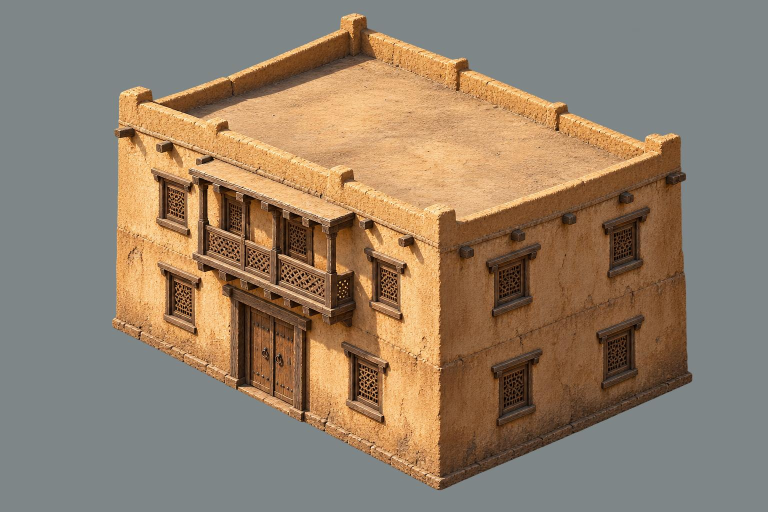
#> input picture assets/default/building-map/xiyu/sources/round2/house_large_qa.jpg, 1536 x 1024 px (shown at 1/2 size)
$ python -i sheet_split.py   (imports and definitions only)
#> lines starting #> are read from the running program, lines starting #| are printed output that depends on the picture; after the words box and inside, x2 and y2 are one past the last pixel; in counts of white or black regions, pixels touching at a corner belong together
#!/usr/bin/env python3
"""Split a three-column rig sheet, key its backdrop, and normalize height.

The implementation deliberately has a dependency-free colour-key path.  A
locally cached BiRefNet session may be selected explicitly, but this command
never downloads model weights as a side effect.
"""
from __future__ import annotations

import argparse
import hashlib
import json
import math
import os
import sys
from pathlib import Path
from typing import Any, Sequence

import numpy as np
from PIL import Image
from scipy import ndimage
from skimage import color

if __package__ in (None, ""):
    sys.path.insert(0, str(Path(__file__).resolve().parents[2]))

KEY_RGB = np.array((230, 225, 216), dtype=np.float32)
VIEW_NAMES = ("front34", "side", "back34")


def sha256_file(path: Path) -> str:
    return hashlib.sha256(path.read_bytes()).hexdigest()


def _edge_background(rgb: np.ndarray) -> np.ndarray:
    h, w = rgb.shape[:2]
    edge = np.concatenate((rgb[: max(2, h // 40)].reshape(-1, 3),
                           rgb[-max(2, h // 40):].reshape(-1, 3),
                           rgb[:, : max(2, w // 80)].reshape(-1, 3),
                           rgb[:, -max(2, w // 80):].reshape(-1, 3)))
    key_distance = np.linalg.norm(edge.astype(np.float32) - KEY_RGB, axis=1)
    candidates = edge[key_distance <= np.percentile(key_distance, 80)]
    return np.median(candidates if len(candidates) else edge, axis=0)


def color_key(image: Image.Image, tolerance: float = 12.0,
              feather: float = 12.0) -> tuple[Image.Image, dict[str, Any]]:
    """Remove edge-connected warm-grey pixels in Lab with a soft edge."""
    rgba = np.asarray(image.convert("RGBA"), dtype=np.uint8).copy()
    rgb = rgba[..., :3]
    background = _edge_background(rgb)
    lab = color.rgb2lab(rgb.astype(np.float32) / 255.0)
    bg_lab = color.rgb2lab((background / 255.0).reshape(1, 1, 3))
    distance = color.deltaE_ciede2000(lab, bg_lab)
    candidate = distance < tolerance + feather
    seeds = np.zeros(candidate.shape, dtype=bool)
    seeds[[0, -1], :] = candidate[[0, -1], :]
    seeds[:, [0, -1]] = candidate[:, [0, -1]]
    labels, _ = ndimage.label(candidate)
    edge_labels = np.unique(labels[seeds])
    connected = np.isin(labels, edge_labels[edge_labels != 0])
    alpha = rgba[..., 3].astype(np.float32)
    alpha[connected & (distance <= tolerance)] = 0.0
    soft = connected & (distance > tolerance)
    alpha[soft] *= np.clip((distance[soft] - tolerance) / feather, 0.0, 1.0)
    rgba[..., 3] = np.rint(alpha).astype(np.uint8)
    rgba[..., :3][rgba[..., 3] == 0] = 0
    return Image.fromarray(rgba, "RGBA"), {
        "method": "lab-color-key",
        "requestedKey": "#E6E1D8",
        "measuredBackground": [round(float(v), 2) for v in background],
        "toleranceDeltaE2000": tolerance, "featherDeltaE2000": feather,
    }


def _cached_birefnet() -> bool:
    roots = (Path.home() / ".u2net", Path.home() / ".cache/rembg",
             Path.home() / ".rembg/models")
    return any(root.exists() and any(root.rglob("*birefnet*")) for root in roots)


def remove_background(image: Image.Image, method: str) -> tuple[Image.Image, dict[str, Any]]:
    if method in {"auto", "birefnet"} and _cached_birefnet():
        try:
            os.environ.setdefault("NUMBA_DISABLE_JIT", "1")
            from rembg import new_session, remove
            session = new_session("birefnet-general-lite")
            result = remove(image.convert("RGB"), session=session)
            return result.convert("RGBA"), {"method": "birefnet-general-lite"}
        except Exception as exc:  # Optional path must not block the colour key.
            if method == "birefnet":
                raise RuntimeError(f"cached BiRefNet failed: {exc}") from exc
    return color_key(image)


def _components(alpha: np.ndarray) -> list[tuple[int, int, int, int, int]]:
    mask = alpha >= 24
    labels, count = ndimage.label(mask)
    records = []
    for label_id in range(1, count + 1):
        ys, xs = np.nonzero(labels == label_id)
        if len(xs) >= mask.size * 0.001:
            records.append((int(xs.min()), int(ys.min()), int(xs.max()) + 1,
                            int(ys.max()) + 1, len(xs)))
    return records


def find_figures(image: Image.Image) -> list[tuple[int, int, int, int]]:
    """Return the three dominant, left-to-right figure bounds."""
    alpha = np.asarray(image.getchannel("A"))
    records = sorted(_components(alpha), key=lambda item: item[4], reverse=True)
    plausible = [item for item in records if item[3] - item[1] >= image.height * 0.55]
    if len(plausible) < 3:
        raise ValueError(f"expected three tall connected figures, found {len(plausible)}")
    main = sorted(plausible[:3], key=lambda item: item[0])
    if any(main[index][2] >= main[index + 1][0] for index in range(2)):
        raise ValueError("three figure components overlap horizontally")
    bounds = []
    for index, record in enumerate(main):
        lo = 0 if index == 0 else (main[index - 1][2] + record[0]) // 2
        hi = image.width if index == 2 else (record[2] + main[index + 1][0]) // 2
        region = alpha[:, lo:hi] >= 24
        ys, xs = np.nonzero(region)
        bounds.append((lo + int(xs.min()), int(ys.min()), lo + int(xs.max()) + 1,
                       int(ys.max()) + 1))
    return bounds


# [62 lines left out: functions shoulder_ratio, infer_views, armpit_clearance, normalize_figure, not called in this run]


def split_sheet(sheet: Path, out_dir: Path, *, height_m: float = 1.70,
                ppm: int = 256, facing: str = "L", method: str = "auto") -> dict[str, Any]:
#> called with out_dir = 'out.png', height_m = 1.7, ppm = 256, facing = 'L', method = 'auto'
    if facing not in {"L", "R"}:
        raise ValueError("facing must be L or R")
    with Image.open(sheet) as opened:
#> opened is the input picture: PIL image 1536x1024 RGB; mean R, G, B 145.5, 127.2, 106.9
        cutout, key_meta = remove_background(opened, method)
#> in color_key, `background = _edge_background(rgb)`: background = [126, 134, 136]
#> in color_key, `lab = color.rgb2lab(rgb.astype(np.float32) / 255.0)`: lab: shape (1024, 1536, 3) float32; mean of channels 0, 1, 2 54.5, 5, 13.9
#> in color_key, `bg_lab = color.rgb2lab((background / 255.0).reshape(1, 1, 3))`: bg_lab = [[55.34, -2.52, -2.08]]
#> in color_key, `distance = color.deltaE_ciede2000(lab, bg_lab)`:
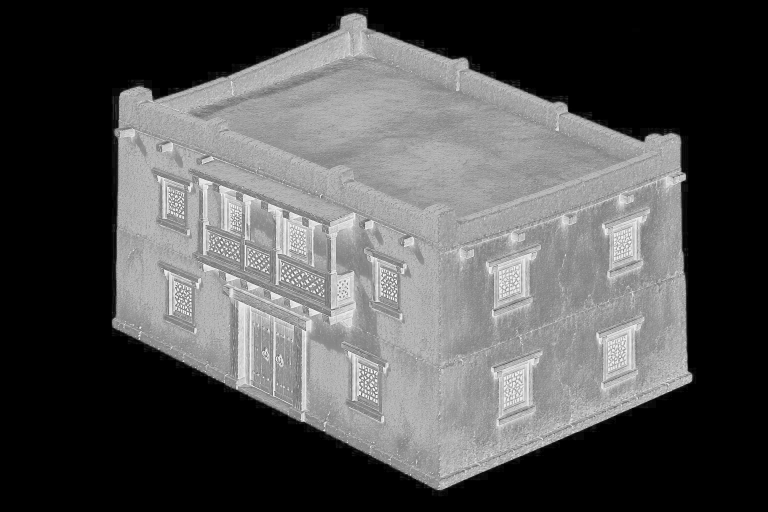
#> distance: shape (1024, 1536) float64 (shown at 1/2 size); min 3.75e-05, max 45.58, mean 14.7; drawn with min black and max white
#> in color_key, `candidate = distance < tolerance + feather`:
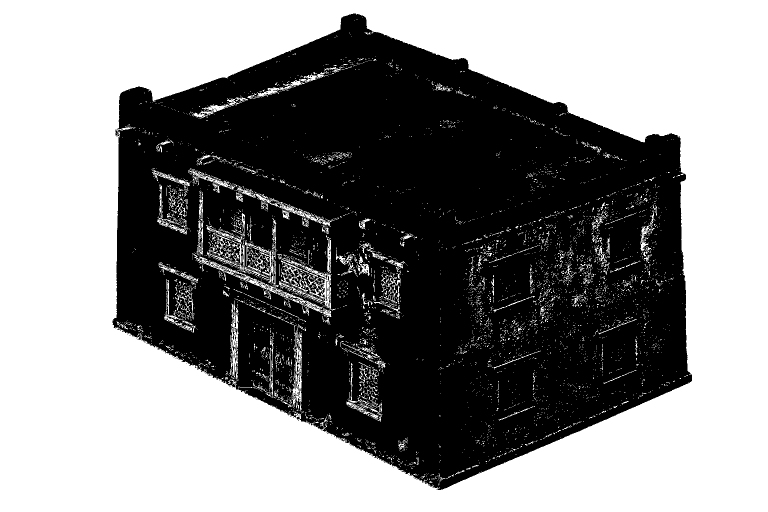
#> candidate: shape (1024, 1536) bool (shown at 1/2 size); 53.7% white; 375 black regions (355 under 20 px), largest, box (x1, y1, x2, y2) and area: (225, 27, 1384, 980) 727422, (462, 543, 493, 556) 109, (592, 745, 598, 776) 54
#> in color_key, `seeds[[0, -1], :] = candidate[[0, -1], :]`: seeds: shape (1024, 1536) bool; 0.2% white in thin lines or dots
#> in color_key, `seeds[:, [0, -1]] = candidate[:, [0, -1]]`:
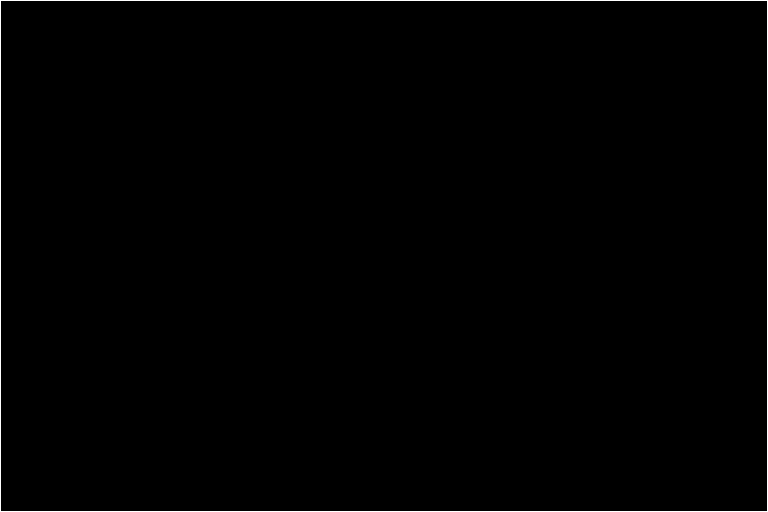
#> seeds: shape (1024, 1536) bool (shown at 1/2 size); 0.33% white in thin lines or dots
#> in color_key, `labels, _ = ndimage.label(candidate)`:
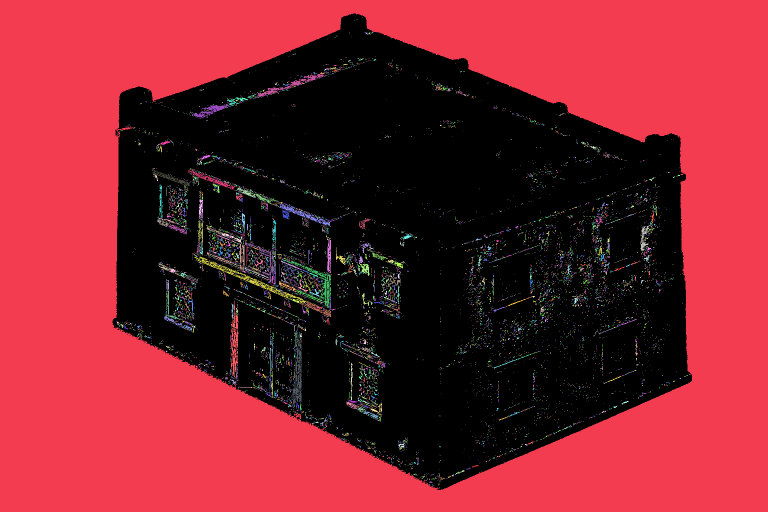
#> labels: shape (1024, 1536) int32 (shown at 1/2 size); 8662 distinct labels, from 0 to 8661; one colour per label, 0 black
#> in color_key, `edge_labels = np.unique(labels[seeds])`: edge_labels = [1]
#> in color_key, `connected = np.isin(labels, edge_labels[edge_labels != 0])`:
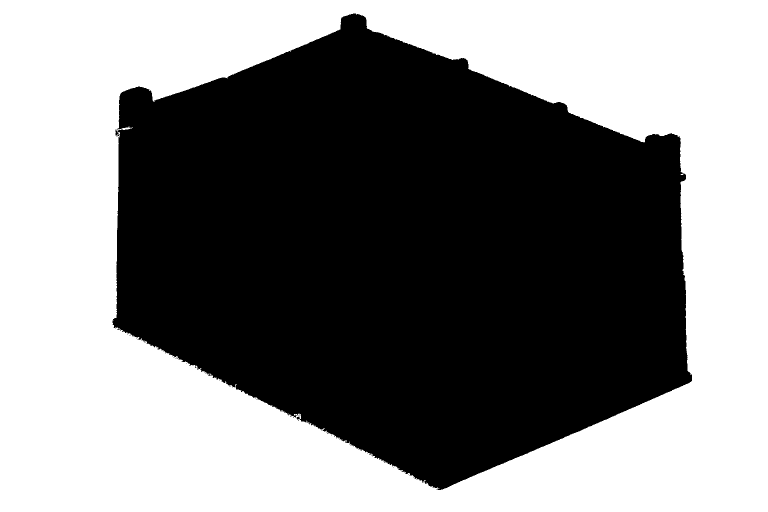
#> connected: shape (1024, 1536) bool (shown at 1/2 size); 50.7% white; 39 black regions (38 under 20 px), largest, box (x1, y1, x2, y2) and area: (225, 27, 1384, 980) 775043
#> in color_key, `alpha = rgba[..., 3].astype(np.float32)`: alpha: shape (1024, 1536) float32; every value is 255
#> in color_key, `alpha[connected & (distance <= tolerance)] = 0.0`: alpha: shape (1024, 1536) float32; 49.6% white; 2 white regions (1 under 20 px), largest, box (x1, y1, x2, y2) and area: (224, 26, 1385, 981) 780479
#> in color_key, `soft = connected & (distance > tolerance)`: soft: shape (1024, 1536) bool; 0.34% white in thin lines or dots, all inside (x1, y1, x2, y2) = (224, 26, 1385, 981)
#> in color_key, `alpha[soft] *= np.clip((distance[soft] - tolerance) / feather, 0.0, 1.0)`:
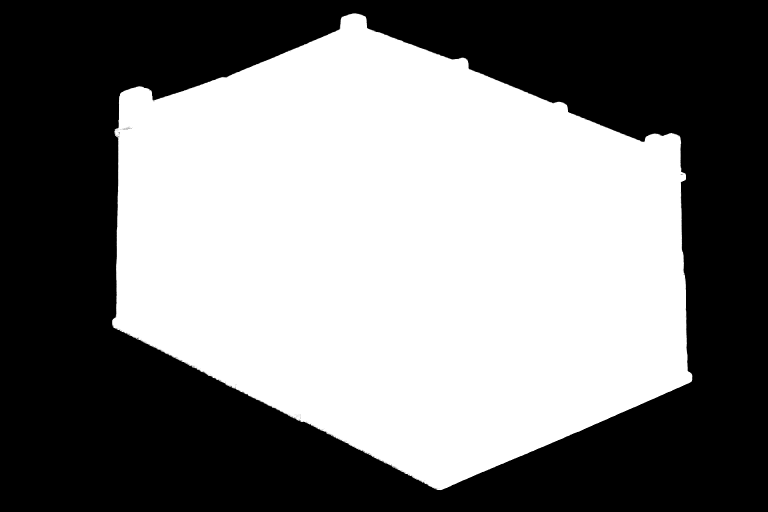
#> alpha: shape (1024, 1536) float32 (shown at 1/2 size); min 0, max 255, mean 126.1
#> in color_key, `rgba[..., 3] = np.rint(alpha).astype(np.uint8)`:
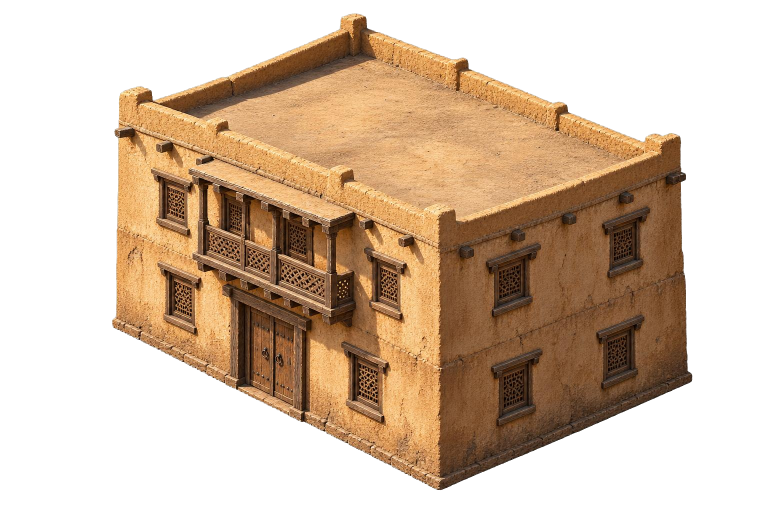
#> rgba: shape (1024, 1536, 4) (shown at 1/2 size); mean R, G, B, A 145.5, 127.2, 106.9, 126.1; transparent parts drawn white
#> key_meta = {'method': 'lab-color-key', 'requestedKey': '#E6E1D8', 'measuredBackground': [126, 134, 136], 'toleranceDeltaE2000': 12, 'featherDeltaE2000': 12}
    bounds = find_figures(cutout)
#> in _components, `mask = alpha >= 24`: mask: shape (1024, 1536) bool; 49.6% white; 1 white region, box (x1, y1, x2, y2) and area: (224, 26, 1385, 981) 780011
#> in _components, `labels, count = ndimage.label(mask)`: count = 1
#> after the loop in _components, `for label_id in range(1, count + 1):`: records = [(224, 26, 1385, 981, 780011)]
    ratios = [shoulder_ratio(np.asarray(cutout.crop(box).getchannel("A"))) for box in bounds]
    names, view_check = infer_views(ratios)
    if set(names) != set(VIEW_NAMES):
        raise ValueError("could not assign all three rig views")
    target_height = round(height_m * ppm)
    out_dir.mkdir(parents=True, exist_ok=True)
    views: dict[str, Any] = {}
    failures = []
    for source_index, (name, box) in enumerate(zip(names, bounds)):
        normalized = normalize_figure(cutout, box, target_height)
        output = out_dir / f"{name}.png"
        normalized.save(output, "PNG", optimize=False, compress_level=9)
        clearance = armpit_clearance(np.asarray(cutout.crop(box).getchannel("A")), name)
        if not clearance["pass"]:
            failures.append(name)
        views[name] = {"sourceColumn": source_index, "sourceBounds": list(box),
                       "shoulderHeightRatio": ratios[source_index],
                       "normalizedSize": list(normalized.size),
                       "figureHeightPx": target_height, "footY": normalized.height - 20,
                       "armpitClearance": clearance, "file": output.name}
    manifest = {"schema": "tianshu-rig-sheet.v1", "source": sheet.name,
                "sourceSha256": sha256_file(sheet), "facing": facing,
                "ppm": ppm, "heightM": height_m, "backgroundRemoval": key_meta,
                "viewOrderBySource": names, "viewRatioCheck": view_check,
                "views": views, "armpitFailures": failures}
    (out_dir / "sheet.json").write_text(
        json.dumps(manifest, ensure_ascii=False, indent=2) + "\n", encoding="utf-8")
    if failures:
        raise ValueError("armpit background gap check failed: " + ", ".join(failures))
    if not view_check:
        raise ValueError(f"side-view shoulder ratio check failed: {ratios}")
    return manifest


# [23 lines left out: functions parser, main, not called in this run]


# [2 lines not run here, left out]

#> (the run stopped early here; a loop or call above may not have finished)

$ run again, on assets/default/building-map/xiyu/sources/round2/shop_1f_qa.jpg
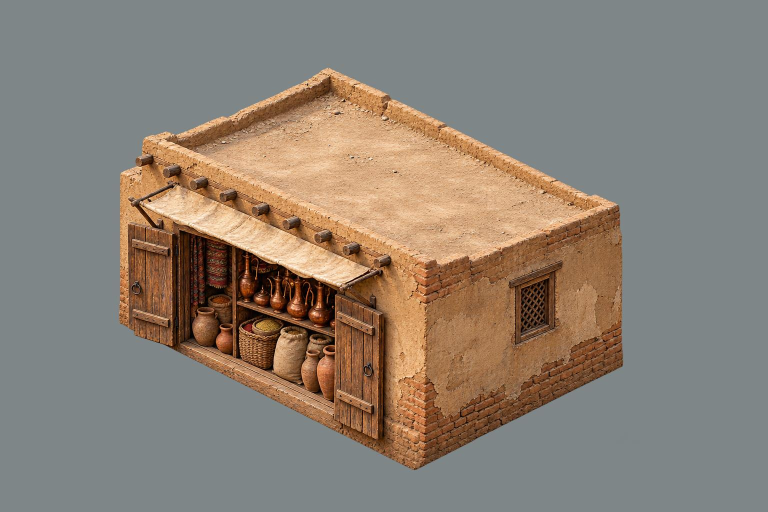
#> input picture assets/default/building-map/xiyu/sources/round2/shop_1f_qa.jpg, 1536 x 1024 px (shown at 1/2 size)
#> in split_sheet, opened is the input picture: PIL image 1536x1024 RGB; mean R, G, B 139.4, 128.6, 117
#> background = [126, 134, 136]
#> lab: shape (1024, 1536, 3) float32; mean of channels 0, 1, 2 54.8, 3.2, 8.2
#> bg_lab = [[55.34, -2.52, -2.08]]
#> candidate: shape (1024, 1536) bool; 70.2% white; 1469 black regions (1425 under 20 px), largest, box (x1, y1, x2, y2) and area: (239, 136, 1246, 940) 462171, (900, 703, 928, 744) 387, (925, 672, 960, 714) 307
#> in color_key, `labels, _ = ndimage.label(candidate)`:
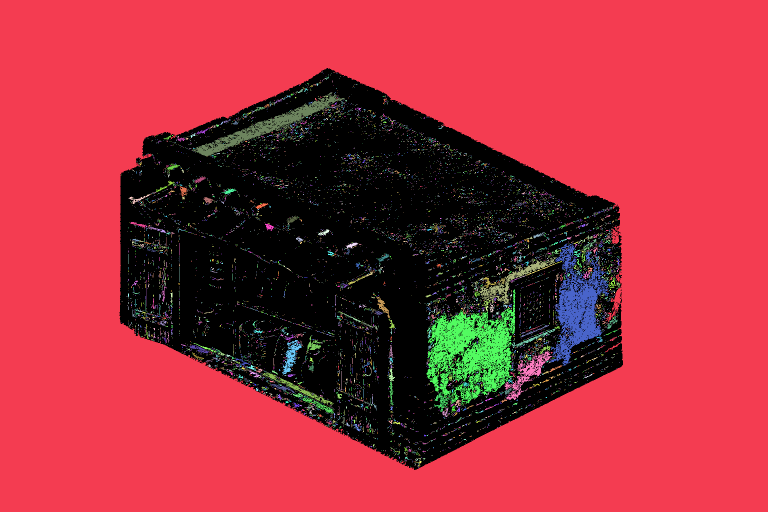
#> labels: shape (1024, 1536) int32 (shown at 1/2 size); 10150 distinct labels, from 0 to 10149; one colour per label, 0 black
#> edge_labels = [1]
#> connected: shape (1024, 1536) bool; 65% white; 47 black regions (44 under 20 px), largest, box (x1, y1, x2, y2) and area: (239, 136, 1246, 940) 550705, (1238, 548, 1244, 559) 31, (1239, 595, 1244, 607) 24
#> soft: shape (1024, 1536) bool; 0.37% white in thin lines or dots, all inside (x1, y1, x2, y2) = (237, 136, 1247, 940)
#> in color_key, `rgba[..., 3] = np.rint(alpha).astype(np.uint8)`:
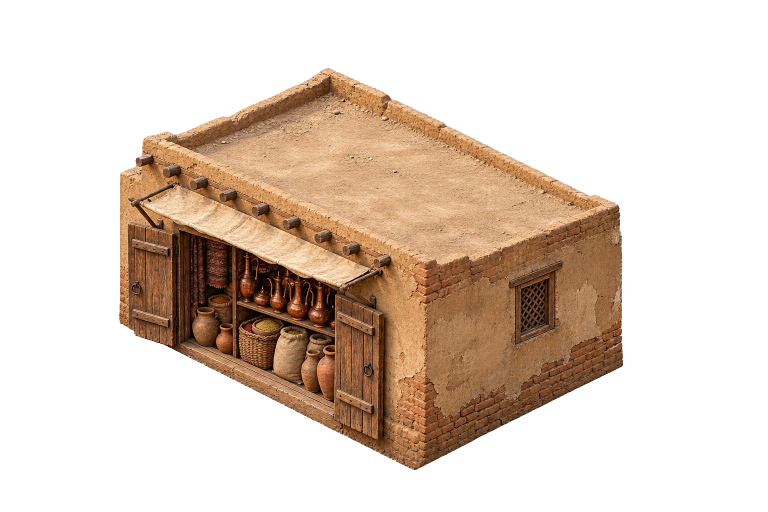
#> rgba: shape (1024, 1536, 4) (shown at 1/2 size); mean R, G, B, A 139.4, 128.6, 117, 89.9; transparent parts drawn white
#> key_meta = {'method': 'lab-color-key', 'requestedKey': '#E6E1D8', 'measuredBackground': [126, 134, 136], 'toleranceDeltaE2000': 12, 'featherDeltaE2000': 12}
#> mask: shape (1024, 1536) bool; 35.4% white; 1 white region, box (x1, y1, x2, y2) and area: (238, 136, 1247, 940) 556308
#> count = 1
#> after the loop in _components, `for label_id in range(1, count + 1):`: records = [(238, 136, 1247, 940, 556308)]
